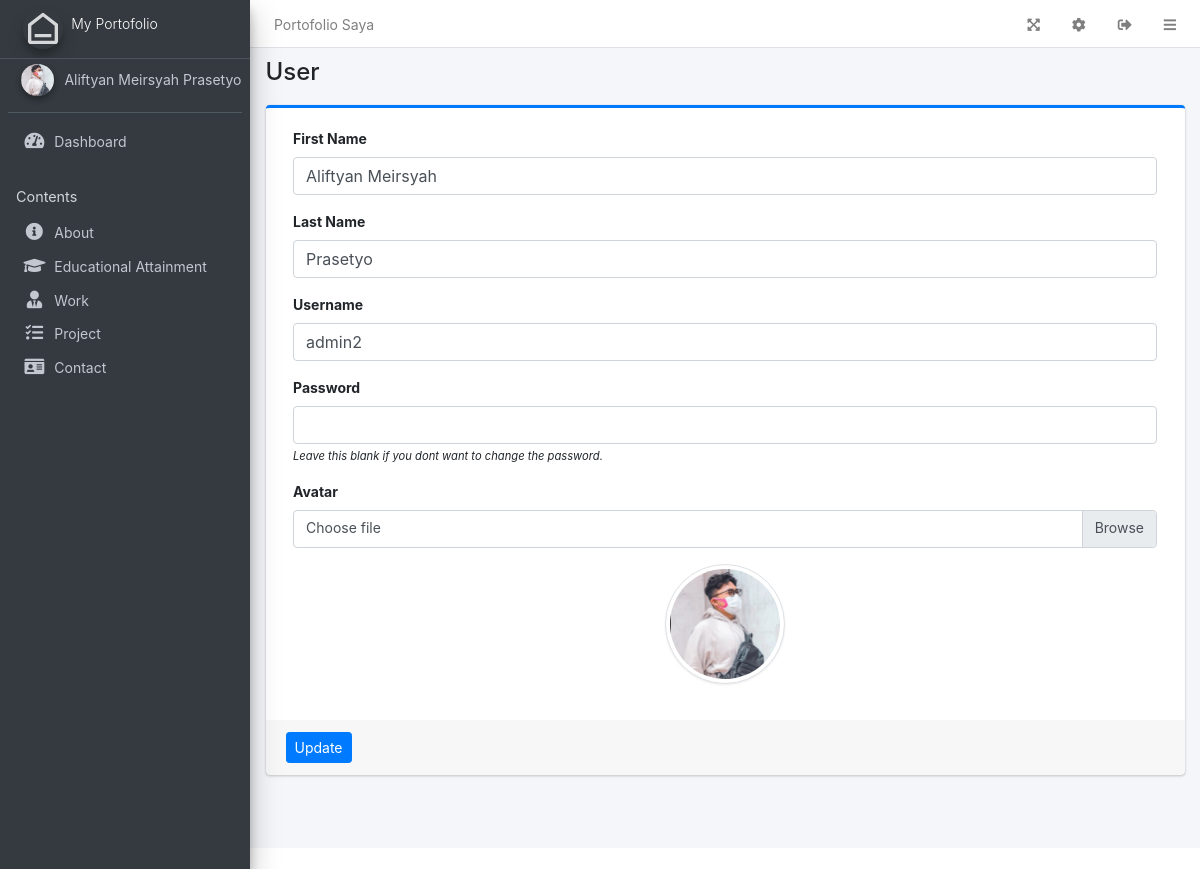
The app's page /admin/?page=user (signed in) with its own data.
### tables this page shows
CREATE TABLE `users` (
  `id` int(50) NOT NULL,
  `firstname` varchar(250) NOT NULL,
  `lastname` varchar(250) NOT NULL,
  `username` text NOT NULL,
  `password` text NOT NULL,
  `avatar` text DEFAULT NULL,
  `last_login` datetime DEFAULT NULL,
  `date_added` datetime NOT NULL DEFAULT current_timestamp(),
  `date_updated` datetime DEFAULT NULL ON UPDATE current_timestamp()
);

### classes/DBConnection.php (called while the page is built, shortened)
<?php
class DBConnection{
    private $host = DB_SERVER;
    private $username = DB_USERNAME;
    private $password = DB_PASSWORD;
    private $database = DB_NAME;
    public $conn;
    public function __construct(){
        if (!isset($this->conn)) {
            $this->conn = new mysqli($this->host, $this->username, $this->password, $this->database);
        }
    }
}
?>

### classes/SystemSettings.php (called while the page is built, shortened)
<?php
class SystemSettings extends DBConnection{
	function userdata($field = ''){
		if(!empty($field)){
			if(isset($_SESSION['userdata'][$field]))
				return $_SESSION['userdata'][$field];
			else
				return null;
		}else{
			return false;
		}
	}
}
$_settings = new SystemSettings();
?>

### config.php (called while the page is built, shortened)
<?php
require_once('classes/DBConnection.php');
require_once('classes/SystemSettings.php');
function validate_image($file){
	if(!empty($file)){
		if(is_file(base_app.$file)){
			return base_url.$file;
		}else{
			return base_url.'dist/img/no-image-available.png';
		}
	}else{
		return base_url.'dist/img/no-image-available.png';
	}
}
?>

### admin/user/index.php (the view, shortened to what this page needs)
<?php
$user = $conn->query("SELECT * FROM users where id ='".$_settings->userdata('id')."'");
foreach($user->fetch_array() as $k =>$v){
	$meta[$k] = $v;
}
?>
<div class="card card-outline card-primary">
	<div class="card-body">
		<div class="container-fluid">
			<form action="" id="manage-user">
				<div class="form-group">
					<label for="name">First Name</label>
					<input type="text" name="firstname" id="firstname" class="form-control" value="<?php echo isset($meta['firstname']) ? $meta['firstname']: '' ?>" required>
				</div>
				<div class="form-group">
					<label for="name">Last Name</label>
					<input type="text" name="lastname" id="lastname" class="form-control" value="<?php echo isset($meta['lastname']) ? $meta['lastname']: '' ?>" required>
				</div>
				<div class="form-group">
					<label for="username">Username</label>
					<input type="text" name="username" id="username" class="form-control" value="<?php echo isset($meta['username']) ? $meta['username']: '' ?>" required  autocomplete="off">
				</div>
				<div class="form-group">
					<label for="password">Password</label>
					<input type="password" name="password" id="password" class="form-control" value="" autocomplete="off">
					<small><i>Leave this blank if you dont want to change the password.</i></small>
				</div>
				<div class="form-group">
					<label for="" class="control-label">Avatar</label>
					<div class="custom-file">
		              <label class="custom-file-label" for="customFile">Choose file</label>
		            </div>
				</div>
				<div class="form-group d-flex justify-content-center">
					<img src="<?php echo validate_image(isset($meta['avatar']) ? $meta['avatar'] :'') ?>" alt="" id="cimg" class="img-fluid img-thumbnail">
				</div>
			</form>
		</div>
	</div>
	<div class="card-footer">
			<div class="col-md-12">
				<div class="row">
					<button class="btn btn-sm btn-primary" form="manage-user">Update</button>
				</div>
			</div>
		</div>
</div>

### admin/user/index.php (style rules this page uses)
img#cimg { height: 15vh; width: 15vh; object-fit: cover; border-radius: 100% 100%; }

### records on screen
users: firstname "Aliftyan Meirsyah", lastname "Prasetyo", username "admin2", avatar (picture)

### other values on screen
$_settings->info('name') "Portofolio Saya"
$_settings->userdata('firstname').' '.$_settings->userdata('lastname') "Aliftyan Meirsyah Prasetyo"
str_replace("_", " ",$page) "User"
